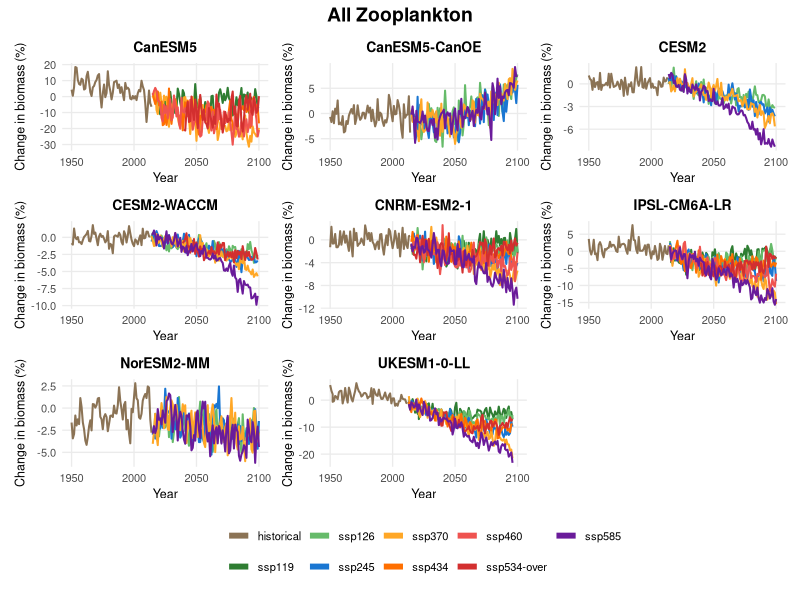
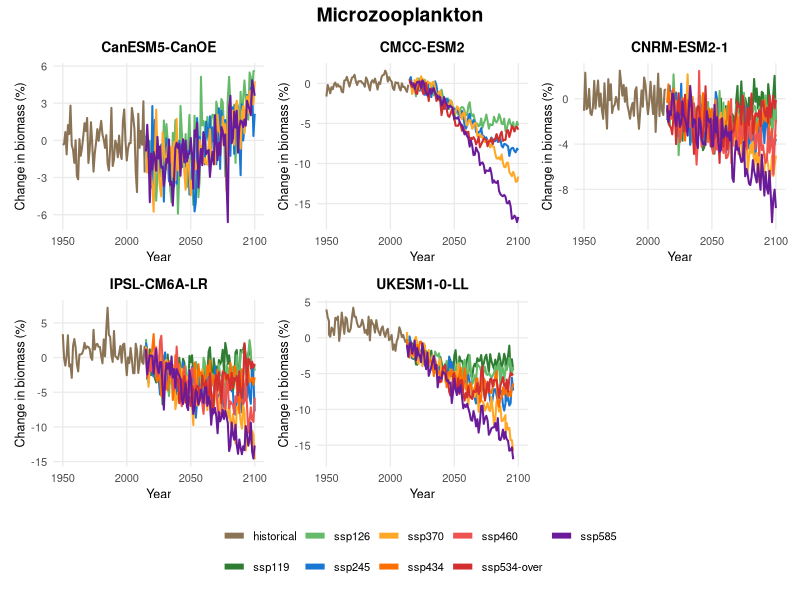
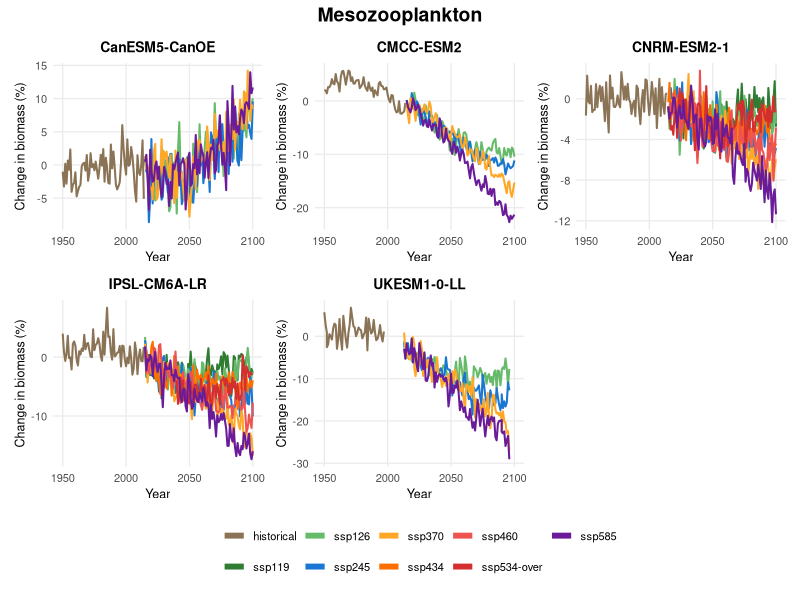
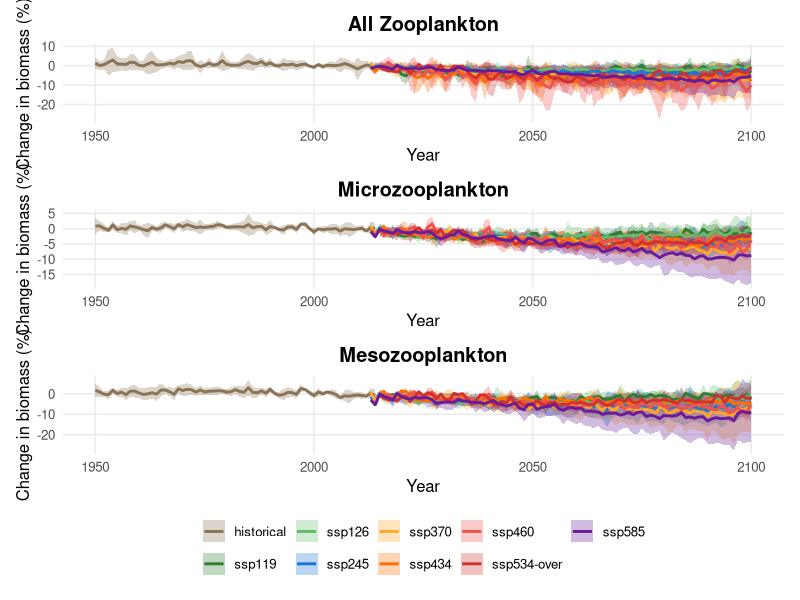
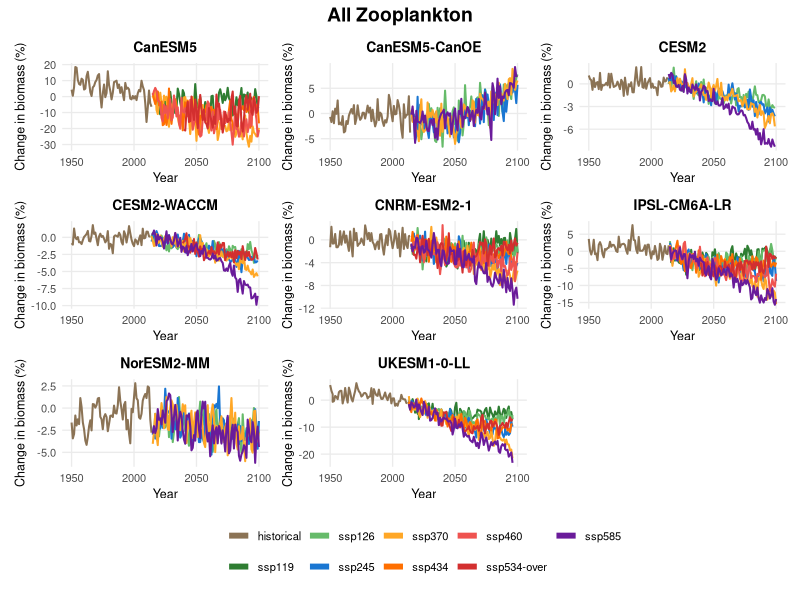
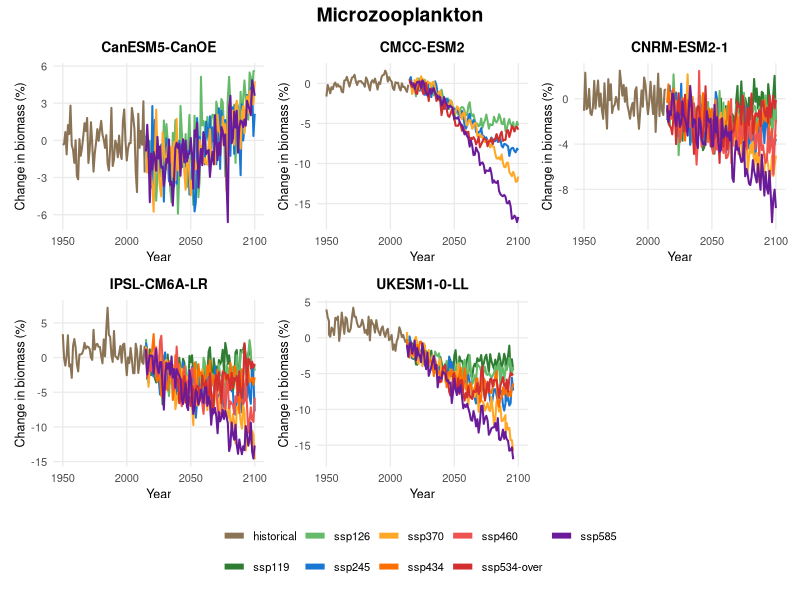
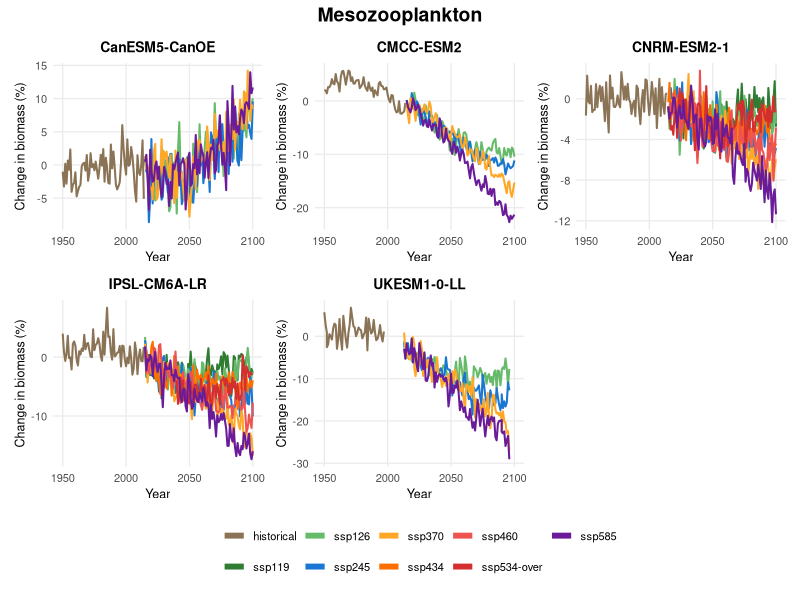
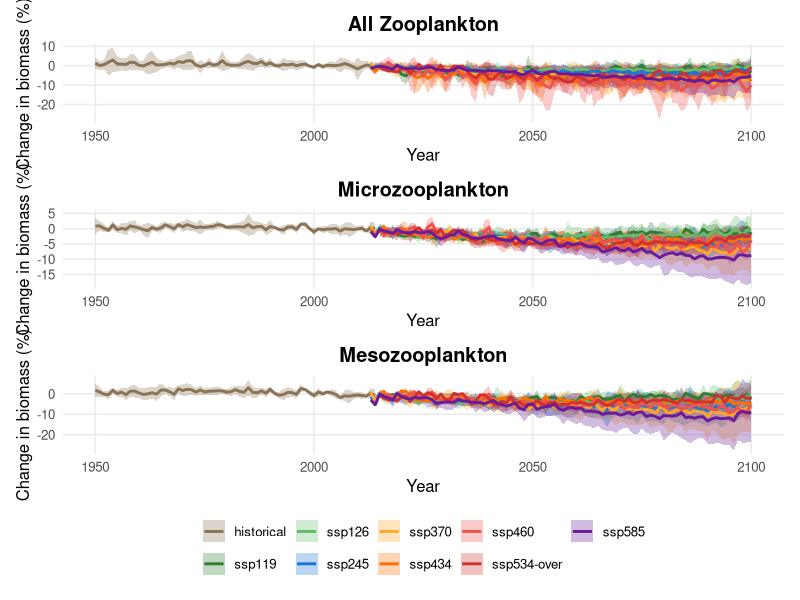

Write the R code that produced these figures, in order.
# Load required libraries
library(tidyverse)
library(patchwork)

# Read the summary data
zoo_data <- read_csv("zooplankton_annual_summary_all.csv") %>%
  filter(Year >= 1950, Year <= 2100) %>%
  filter(Scenario %in% c("historical",
                         "ssp119",
                         "ssp126",
                         "ssp245",
                         "ssp370",
                         "ssp434",
                         "ssp460",
                         "ssp534-over",
                         "ssp585"))

# Calculate baseline (mean biomass for 1995-2014 historical period)
baseline <- zoo_data %>%
  filter(Scenario == "historical", Year >= 1995, Year <= 2014) %>%
  group_by(Variable, Model) %>%
  summarise(baseline_mean = mean(Mean, na.rm = TRUE), .groups = "drop")

# Join baseline and calculate percentage change
zoo_change <- zoo_data %>%
  left_join(baseline, by = c("Variable", "Model")) %>%
  mutate(
    pct_change = ((Mean - baseline_mean) / baseline_mean) * 100,
    scenario_type = if_else(Scenario == "historical", "Historical", "Future")
  )

# Convert Scenario to factor with all unique scenarios in sensible order
# This ensures all scenarios appear in the legend even if not in every subplot
all_scenarios <- unique(zoo_change$Scenario)
scenario_order <- c("historical", "ssp119", "ssp126", "ssp245", "ssp370",
                   "ssp434", "ssp460", "ssp534-over", "ssp585")
# Only include scenarios that exist in the data
scenario_levels <- scenario_order[scenario_order %in% all_scenarios]

zoo_change <- zoo_change %>%
  mutate(Scenario = factor(Scenario, levels = scenario_levels))

# Calculate mean and SD across models for each scenario, variable, and year
zoo_summary <- zoo_change %>%
  group_by(Variable, Scenario, scenario_type, Year) %>%
  summarise(
    mean_change = mean(pct_change, na.rm = TRUE),
    sd_change = sd(pct_change, na.rm = TRUE),
    .groups = "drop"
  ) %>%
  mutate(
    upper = mean_change + sd_change,
    lower = mean_change - sd_change,
    # Ensure Scenario is a factor with same levels as zoo_change
    Scenario = factor(Scenario, levels = scenario_levels)
  )

# Define colors for scenarios (distinctive progression)
scenario_colors <- c(
  "historical" = "#8B7355",      # Brown/tan for historical
  "ssp119" = "#2E7D32",          # Dark green (lowest emissions)
  "ssp126" = "#66BB6A",          # Light green
  "ssp245" = "#1976D2",          # Blue (moderate)
  "ssp370" = "#FFA726",          # Orange (high)
  "ssp434" = "#FF6F00",          # Dark orange
  "ssp460" = "#EF5350",          # Red-orange
  "ssp534-over" = "#D32F2F",     # Red
  "ssp585" = "#6A1B9A"           # Dark purple (highest emissions)
)

# ============================================
# INDIVIDUAL MODEL PLOTS (3 plots, one per variable)
# ============================================

# Function to create plot for a single model
plot_single_model <- function(data, model_name) {
  plot_data <- data %>% filter(Model == model_name)

  # Create a complete grid of all scenarios and years to ensure all legend items appear
  # even if a model doesn't have data for certain scenarios
  all_years <- unique(data$Year)
  scenario_grid <- expand.grid(
    Year = all_years,
    Scenario = scenario_levels,
    stringsAsFactors = FALSE
  ) %>%
    mutate(Scenario = factor(Scenario, levels = scenario_levels))

  # Left join to preserve all scenario levels in the data
  plot_data <- scenario_grid %>%
    left_join(plot_data, by = c("Year", "Scenario"))

  ggplot(plot_data, aes(x = Year, y = pct_change,
                        color = Scenario, fill = Scenario)) +
    geom_line(linewidth = 0.7) +
    scale_color_manual(
      values = scenario_colors,
      limits = scenario_levels,
      breaks = scenario_levels,
      drop = FALSE
    ) +
    scale_fill_manual(
      values = scenario_colors,
      limits = scenario_levels,
      breaks = scenario_levels,
      drop = FALSE
    ) +
    guides(color = guide_legend(title = NULL, override.aes = list(linewidth = 2)),
           fill = guide_legend(title = NULL)) +
    labs(
      x = "Year",
      y = "Change in biomass (%)",
      title = model_name
    ) +
    theme_minimal(base_size = 10) +
    theme(
      panel.grid.minor = element_blank(),
      plot.title = element_text(hjust = 0.5, face = "bold", size = 10),
      axis.title = element_text(size = 9),
      legend.position = "bottom"
    )
}

# Variables to process
variables <- c("zooc", "zmicro", "zmeso")

# Create 3 separate plots, one for each variable
individual_plots <- list()

for (var in variables) {
  var_label <- case_when(
    var == "zooc" ~ "All Zooplankton",
    var == "zmicro" ~ "Microzooplankton",
    var == "zmeso" ~ "Mesozooplankton"
  )

  # Filter data for this variable and get models with data
  var_data <- zoo_change %>% filter(Variable == var)
  models_with_data <- var_data %>%
    filter(!is.na(pct_change)) %>%
    pull(Model) %>%
    unique()

  # Create list of plots for each model that has data for this variable
  model_plots <- map(models_with_data, ~plot_single_model(var_data, .x))

  # Combine into grid with 3 columns
  n_models <- length(models_with_data)
  individual_plots[[var]] <- wrap_plots(model_plots, ncol = 3) +
    plot_layout(guides = "collect") +
    plot_annotation(title = var_label,
                    theme = theme(plot.title = element_text(hjust = 0.5,
                                                            face = "bold",
                                                            size = 14))) &
    theme(legend.position = "bottom")

  # Store number of models for height calculation
  individual_plots[[paste0(var, "_n")]] <- n_models
}

# Display and save individual model plots
for (var in variables) {
  n_models <- individual_plots[[paste0(var, "_n")]]
  print(individual_plots[[var]])
  ggsave(paste0("zooplankton_individual_models_", var, ".png"),
         individual_plots[[var]],
         width = 12, height = 3 * ceiling(n_models / 3), dpi = 300)
}

# ============================================
# MULTI-MODEL MEAN PLOTS
# ============================================

# Function to create plot for a single variable
plot_variable <- function(data, var_name) {
  var_label <- case_when(
    var_name == "zooc" ~ "All Zooplankton",
    var_name == "zmicro" ~ "Microzooplankton",
    var_name == "zmeso" ~ "Mesozooplankton"
  )

  plot_data <- data %>% filter(Variable == var_name)

  ggplot(plot_data, aes(x = Year, y = mean_change,
                        color = Scenario, fill = Scenario)) +
    geom_ribbon(aes(ymin = lower, ymax = upper), alpha = 0.3, color = NA) +
    geom_line(linewidth = 1) +
    scale_color_manual(
      values = scenario_colors,
      limits = scenario_levels,
      drop = FALSE
    ) +
    scale_fill_manual(
      values = scenario_colors,
      limits = scenario_levels,
      drop = FALSE
    ) +
    guides(color = guide_legend(title = NULL),
           fill = guide_legend(title = NULL)) +
    labs(
      x = "Year",
      y = "Change in biomass (%)",
      title = var_label
    ) +
    theme_minimal(base_size = 12) +
    theme(
      panel.grid.minor = element_blank(),
      legend.position = "bottom",
      plot.title = element_text(hjust = 0.5, face = "bold")
    )
}

# Create individual plots
p_zooc <- plot_variable(zoo_summary, "zooc")
p_zmicro <- plot_variable(zoo_summary, "zmicro")
p_zmeso <- plot_variable(zoo_summary, "zmeso")

# Combine plots using patchwork
combined_plot <- p_zooc / p_zmicro / p_zmeso +
  plot_layout(guides = "collect") &
  theme(legend.position = "bottom")

# Display the plot
print(combined_plot)

# Save the plot
ggsave("zooplankton_temporal_change.png", combined_plot,
       width = 10, height = 12, dpi = 300)
